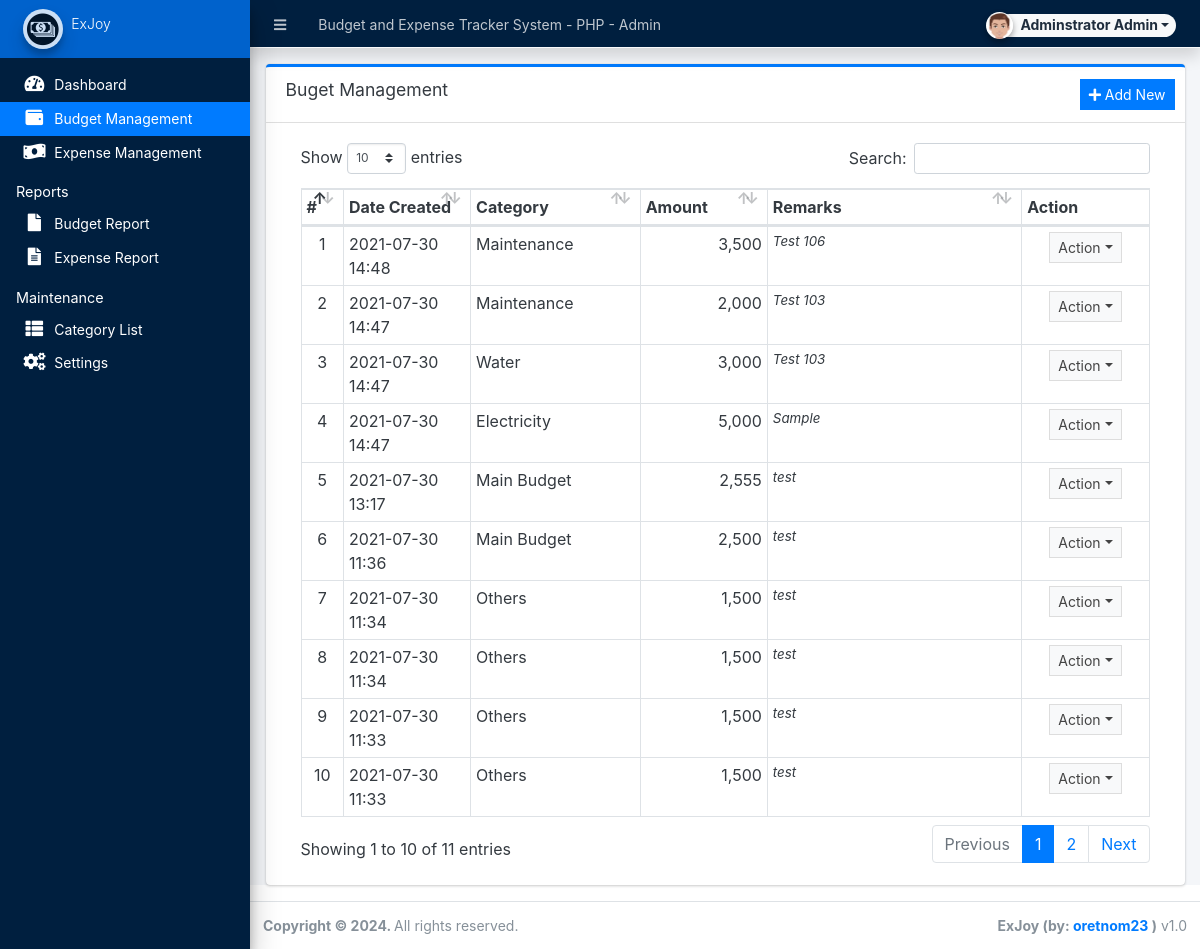
The page /admin/?page=budget (signed in) on the database its author committed.
### tables this page shows
CREATE TABLE `running_balance` (
  `id` int(30) NOT NULL,
  `balance_type` tinyint(1) NOT NULL COMMENT '1=budget, 2=expense',
  `category_id` int(30) NOT NULL,
  `amount` float NOT NULL,
  `remarks` text NOT NULL,
  `user_id` text NOT NULL,
  `date_created` datetime NOT NULL DEFAULT current_timestamp(),
  `date_updated` datetime DEFAULT NULL ON UPDATE current_timestamp()
);

CREATE TABLE `categories` (
  `id` int(30) NOT NULL,
  `category` varchar(250) NOT NULL,
  `description` text DEFAULT NULL,
  `status` tinyint(1) NOT NULL DEFAULT 1,
  `balance` float NOT NULL DEFAULT 0,
  `date_created` datetime NOT NULL DEFAULT current_timestamp(),
  `date_updated` datetime DEFAULT NULL ON UPDATE current_timestamp()
);

### admin/budget/index.php (the view, shortened to what this page needs)
<div class="card card-outline card-primary">
	<div class="card-header">
		<h3 class="card-title">Buget Management</h3>
		<div class="card-tools">
			<a href="javascript:void(0)" id="manage_budget" class="btn btn-flat btn-sm btn-primary"><span class="fas fa-plus"></span>  Add New</a>
		</div>
	</div>
	<div class="card-body">
		<div class="container-fluid">
        <div class="container-fluid">
			<table class="table table-bordered table-stripped">
				<colgroup>
					<col width="5%">
					<col width="15%">
					<col width="20%">
					<col width="15%">
					<col width="30%">
					<col width="15%">
				</colgroup>
				<thead>
					<tr>
						<th>#</th>
						<th>Date Created</th>
						<th>Category</th>
						<th>Amount</th>
						<th>Remarks</th>
						<th>Action</th>
					</tr>
				</thead>
				<tbody>
					<?php
					$i = 1;
						$qry = $conn->query("SELECT r.*,c.category,c.balance from `running_balance` r inner join `categories` c on r.category_id = c.id where c.status=1 and r.balance_type = 1 order by unix_timestamp(r.date_created) desc");
						while($row = $qry->fetch_assoc()):
							foreach($row as $k=> $v){
								$row[$k] = trim(stripslashes($v));
							}
                            $row['remarks'] = strip_tags(stripslashes(html_entity_decode($row['remarks'])));
					?>
						<tr>
							<td class="text-center"><?php echo $i++; ?></td>
							<td><?php echo date("Y-m-d H:i",strtotime($row['date_created'])) ?></td>
							<td><?php echo $row['category'] ?></td>
							<td ><p class="m-0 text-right"><?php echo number_format($row['amount']) ?></p></td>
							<td ><p class="m-0 truncate"><?php echo ($row['remarks']) ?></p></td>
							<td align="center">
								 <button type="button" class="btn btn-flat btn-default btn-sm dropdown-toggle dropdown-icon" data-toggle="dropdown">
				                  		Action
				                  </button>
							</td>
						</tr>
					<?php endwhile; ?>
				</tbody>
			</table>
		</div>
		</div>
	</div>
</div>

### rows shown on the page
running_balance: date_created "2021-07-30 14:48", category.category "Maintenance", amount "3,500", remarks "Test 106"
running_balance: date_created "2021-07-30 14:47", category.category "Maintenance", amount "2,000", remarks "Test 103"
running_balance: date_created "2021-07-30 14:47", category.category "Water", amount "3,000", remarks "Test 103"
running_balance: date_created "2021-07-30 14:47", category.category "Electricity", amount "5,000", remarks "Sample"
running_balance: date_created "2021-07-30 13:17", category.category "Main Budget", amount "2,555", remarks "test"
running_balance: date_created "2021-07-30 11:36", category.category "Main Budget", amount "2,500", remarks "test"
running_balance: date_created "2021-07-30 11:34", category.category "Others", amount "1,500", remarks "test"
running_balance: date_created "2021-07-30 11:34", category.category "Others", amount "1,500", remarks "test"
running_balance: date_created "2021-07-30 11:33", category.category "Others", amount "1,500", remarks "test"
running_balance: date_created "2021-07-30 11:33", category.category "Others", amount "1,500", remarks "test"

### other values the page prints
$_settings->info('name') "Budget and Expense Tracker System - PHP"
$_settings->userdata('firstname').' '.$_settings->userdata('lastname') "Adminstrator Admin"
$_settings->info('short_name') "ExJoy"
